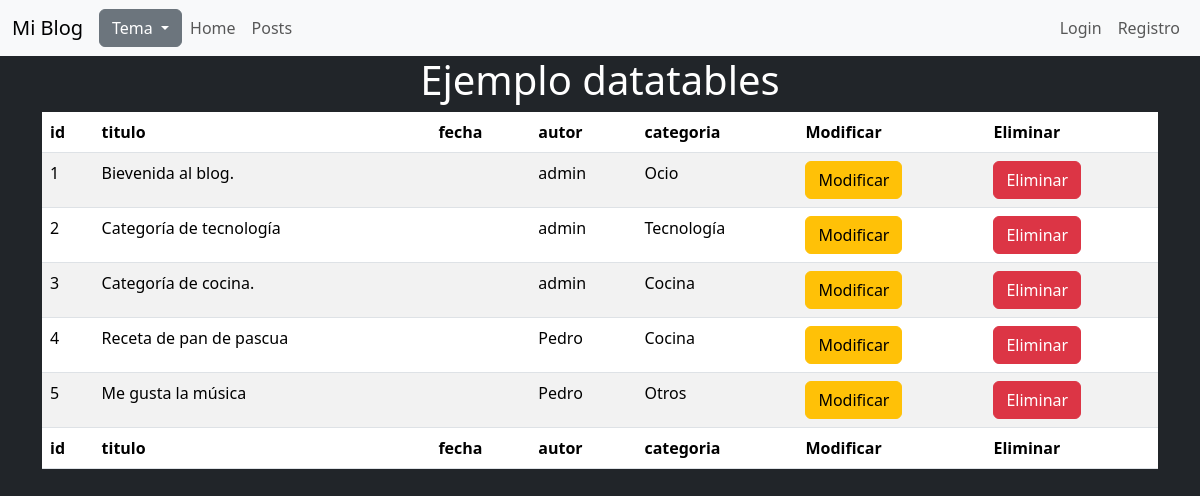
/blog/post/datatables/, run on the app's committed database.
### blog/models.py (models this page shows, shortened)
class Post(models.Model):
    id = models.AutoField(primary_key=True)
    titulo = models.CharField(max_length=50, null=False, blank=False)
    contenido = models.TextField(null=False, blank=False)
    fecha_creacion = models.DateField(auto_created=True, auto_now_add=True)
    autor = models.ForeignKey(User, on_delete=models.CASCADE, blank=False, null=False)
    categoria = models.ForeignKey(Categoria, on_delete=models.CASCADE, null=False, blank=False, default=4)
    class Meta:
        managed = True
        db_table = 'posts'

class Categoria(models.Model):
    id = models.AutoField(primary_key=True)
    nombre = models.CharField(max_length=50, null=False, blank=False, unique=True)
    descripcion = models.TextField(null=False, blank=False)
    class Meta:
        managed = True
        db_table = 'categorias'

### blog/views.py (the view)
# urls.py: path('post/datatables/', views.ejemplo_datatables, name="datatables"),
def ejemplo_datatables(request):
    contexto = {}
    posts = Post.objects.all()
    contexto["posts"] = posts
    return render(request, 'blog/ejemplo_datatables.html', contexto)

### templates/blog/ejemplo_datatables.html (shortened to what this page needs)
{% extends "layouts/base.html" %}
{% block contenido %}
<header>
    <h1 class="text-center">Ejemplo datatables</h1>
</header>
<main class="container">
    {% if posts %}
    <table id="table_posts" class="table table-striped" style="width:100%">
        <thead>
            <tr>
                <th>id</th>
                <th>titulo</th>
                <th>fecha</th>
                <th>autor</th>
                <th>categoria</th>
                <th>Modificar</th>
                <th>Eliminar</th>
            </tr>
        </thead>
        <tbody>
            {% for post  in posts %}
                <tr>
                    <td>{{post.id}}</td>
                    <td>{{post.titulo}}</td>
                    <td>{{post.fecha}}</td>
                    <td>{{post.autor.username}}</td>
                    <td>{{post.categoria.nombre}}</td>
                    <td>
                        <button class="btn btn-warning">Modificar</button>
                    </td>
                    <td>
                        <button class="btn btn-danger">Eliminar</button>
                    </td>
                </tr>
            {% endfor %}
        </tbody>
        <tfoot>
            <tr>
                <th>id</th>
                <th>titulo</th>
                <th>fecha</th>
                <th>autor</th>
                <th>categoria</th>
                <th>Modificar</th>
                <th>Eliminar</th>
            </tr>
        </tfoot>
    </table>
    {% else %}
    <p class="text-center">No existen posts para mostrar.</p>
    {% endif %}
</main>
{% load static %}
{% endblock contenido %}

### data on the page
Post: id "1", titulo "Bievenida al blog.", autor.username "admin", categoria.nombre "Ocio"
Post: id "2", titulo "Categoría de tecnología", autor.username "admin", categoria.nombre "Tecnología"
Post: id "3", titulo "Categoría de cocina.", autor.username "admin", categoria.nombre "Cocina"
Post: id "4", titulo "Receta de pan de pascua", autor.username "Pedro", categoria.nombre "Cocina"
Post: id "5", titulo "Me gusta la música", autor.username "Pedro", categoria.nombre "Otros"
